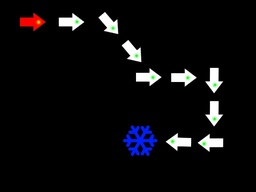
#> input picture Computer_Vision_1/third seminar/Klad00.jpg, 256 x 192 px, shrunk from 640 x 480 before the run; its folder holds 3 pictures in this run
$ jupyter execute --allow-errors 3sem.ipynb   (shell and % lines are left out)
#> lines starting #> are read from the running program, lines starting #| are printed output that depends on the picture; after the words box and inside, x2 and y2 are one past the last pixel; in counts of white or black regions, pixels touching at a corner belong together
[cell 1]
import skimage
import skimage.io as io
import matplotlib.pyplot as plt
import numpy as np
from skimage import feature
from time import time
import collections
from skimage.measure import label
from skimage.measure import regionprops

[cell 2]
treasures = [io.imread('Klad0{}.jpg'.format(i)) for i in xrange(0, 3)]
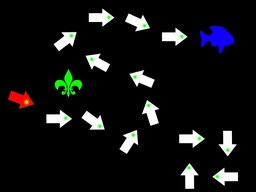
#> input picture Computer_Vision_1/third seminar/Klad01.jpg, 256 x 192 px, shrunk from 640 x 480 before the run
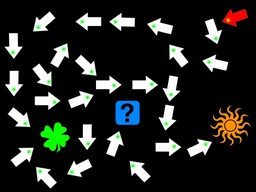
#> input picture Computer_Vision_1/third seminar/Klad02.jpg, 256 x 192 px, shrunk from 640 x 480 before the run
#> treasures = 3 items

[cell 3]
fig, axes = plt.subplots(ncols=len(treasures), figsize=(20,20))
for ax, treasure in zip(axes, treasures):
    ax.imshow(treasure)
#> this loop made 3 passes
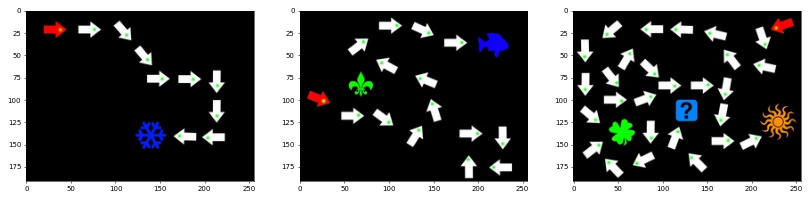
#> figure drawn by matplotlib, 3 panels

# 1

[cell 4]
def binarize(image, threshold):
    return 255 * (image > threshold).astype(np.uint8)

[cell 5]
gray_treasures = [skimage.color.rgb2gray(treasure) for treasure in treasures]
#> gray_treasures = 3 items
#> treasure is the input picture: shape (192, 256, 3); mean R, G, B 35.6, 38, 34.5

[cell 6]
fig, axes = plt.subplots(ncols=len(gray_treasures), figsize=(20,20))
for ax, gray_treasure in zip(axes, gray_treasures):
    ax.imshow(gray_treasure, cmap='gray')

[cell 7]
bin_treasures = [binarize(gray_treasure, 0.05) for gray_treasure in gray_treasures]
#> in binarize, `return 255 * (image > threshold).astype(np.uint8)`:
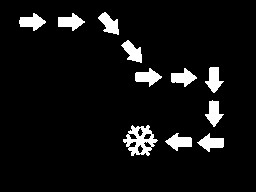
#> returned value: shape (192, 256); 6.6% white; 11 white regions, largest, box (x1, y1, x2, y2) and area: (123, 125, 158, 156) 548, (135, 68, 162, 87) 273, (19, 13, 46, 31) 272
#> call 2 of binarize, with threshold = 0.05
#> in binarize (call 2), `return 255 * (image > threshold).astype(np.uint8)`:
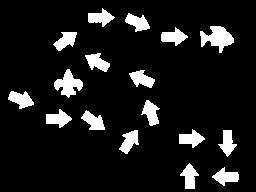
#> returned value: shape (192, 256); 10.1% white; 17 white regions, largest, box (x1, y1, x2, y2) and area: (200, 26, 234, 53) 506, (54, 69, 83, 98) 430, (8, 91, 34, 109) 280
#> call 3 of binarize, with threshold = 0.05
#> in binarize (call 3), `return 255 * (image > threshold).astype(np.uint8)`:
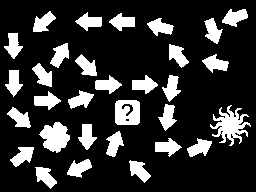
#> returned value: shape (192, 256); 19.4% white; 31 white regions
#> bin_treasures = 3 items
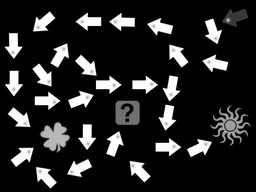
#> gray_treasure: shape (192, 256) float64; min 0, max 1, mean 0.146

[cell 8]
fig, axes = plt.subplots(ncols=len(bin_treasures), figsize=(20,20))
for ax, bin_treasure in zip(axes, bin_treasures):
    ax.imshow(bin_treasure, cmap='gray')

# 2

[cell 9]
label_treasures = [skimage.measure.label(bin_treasure) for bin_treasure in bin_treasures]
#> label_treasures = 3 items

[cell 10]
fig, axes = plt.subplots(ncols=len(label_treasures), figsize=(20,20))
for ax, label_treasure in zip(axes, label_treasures):
    ax.imshow(skimage.color.label2rgb(label_treasure))

fig, axes = plt.subplots(ncols=len(label_treasures), figsize=(20,20))
for ax, label_treasure in zip(axes, label_treasures):
    ax.imshow(label_treasure, cmap='nipy_spectral')
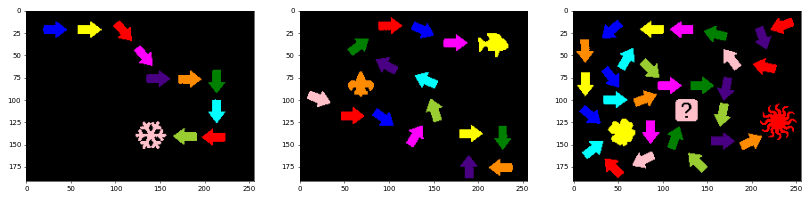
#> figure drawn by matplotlib, 3 panels
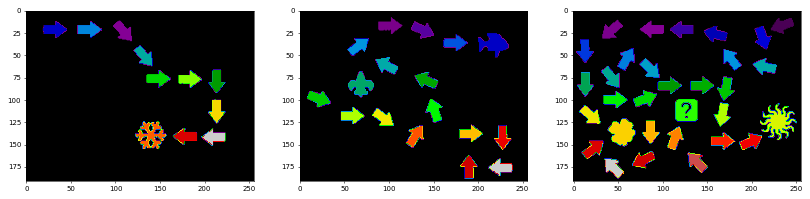
#> figure drawn by matplotlib, 3 panels

Второй вариант дает более симпатичный результат, поэтому в дальнейшем будем использовать именно его

# 3

[cell 11]
regions_props = [regionprops(label_treasure) for label_treasure in label_treasures]
#> regions_props = 3 items
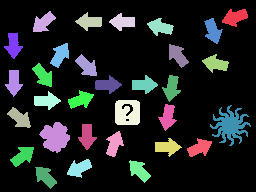
#> label_treasure: shape (192, 256) int64; 32 distinct labels, from 0 to 31; one colour per label, 0 black
for regions_prop in regions_props:
    perimeters = [int(prop.perimeter) for prop in regions_prop]
    perimeters.sort()
    print (perimeters)
#> this loop made 3 passes
#| [74, 74, 75, 75, 75, 75, 75, 75, 75, 76, 275]
#| [74, 74, 74, 75, 75, 75, 76, 77, 77, 77, 77, 78, 78, 79, 79, 117, 124]
#| [73, 74, 74, 74, 75, 75, 75, 75, 75, 76, 76, 76, 77, 77, 77, 77, 77, 77, 77, 77, 77, 77, 78, 78, 78, 78, 79, 80, 113, 154, 347]

Внимательное наблюдение показывает, что стрелка имеет периметр от $189$ до $206$

[cell 12]
def isArrow(prop):
    return 188 <= prop.perimeter <= 207

[cell 13]
def replaceWith(region_props, x):
    if x>0 and isArrow(region_props[x - 1]):
        return 1
    return 0

def findArrows(image):
    gray_image = skimage.color.rgb2gray(treasure)
    bin_image = binarize(gray_image, 0.05)
    label_image = skimage.measure.label(bin_image)
    region_props = skimage.measure.regionprops(label_image)
#> region_props = 31 regions; largest, box (x1, y1, x2, y2) and area: (210, 105, 251, 146) 741, (39, 122, 70, 153) 622, (115, 100, 140, 125) 553, (222, 9, 248, 27) 282, (10, 147, 34, 167) 276
    cleared_label_image = label_image.reshape(label_image.shape[0] * label_image.shape[1])
    cleared_label_image = np.array([replaceWith(region_props, x) for x in cleared_label_image])
    return cleared_label_image.reshape(label_image.shape)
#> returned value: shape (192, 256) int64; every value is 0

[cell 14]
only_arrows_treasures = [findArrows(treasure) for treasure in treasures]
#> only_arrows_treasures = 3 items

[cell 15]
fig, axes = plt.subplots(ncols=len(only_arrows_treasures), figsize=(20,20))
for ax, arrows_treasure in zip(axes, only_arrows_treasures):
    ax.imshow(arrows_treasure, cmap='nipy_spectral')

# 4

[cell 16]
def findStart(image, region_props, label_image):
    for i in xrange(image.shape[0]):
        for j in xrange(image.shape[1]):
            if label_image[i][j] == 0:
                continue
            if isArrow(region_props[label_image[i][j] - 1]):
                if image[i][j][0] > 250 and image[i][j][1] + image[i][j][2] < 20:
                    return (i, j)

[cell 17]
starts = [findStart(treasure, region_props, label_image) for\
         treasure, region_props, label_image in\
         zip(treasures, regions_props, label_treasures)]
#> starts = 3 items
print (starts)
#| [None, None, None]

# 5

[cell 18]
def dist(x, y, a, b):
    return ((x - a) ** 2 + (y - b) ** 2) ** (0.5)

[cell 19]
# [14 lines left out: function getStraightLine, not called in this run]

[cell 20]
# [14 lines left out: function getNextLabel, not called in this run]

[cell 21]
# [17 lines left out: function replaceTreasure, not called in this run]

# 6

[cell 22]
def findTreasure(image):
    gray_image = skimage.color.rgb2gray(treasure)
    bin_image = binarize(gray_image, 0.05)
    label_image = skimage.measure.label(bin_image)
    region_props = skimage.measure.regionprops(label_image)
    start = findStart(image, region_props, label_image)
#> image is the input picture: shape (192, 256, 3); mean R, G, B 11.5, 11, 12.8
    start_label = label_image[start[0]][start[1]]
    labels = [start_label]
    current_label = start_label
    while isArrow(region_props[current_label - 1]):
        current_label = getNextLabel(current_label, label_image, region_props)
        labels.append(current_label)
    replaced_treasures = replaceTreasure(treasure, label_image, labels, region_props)
    return replaced_treasures
